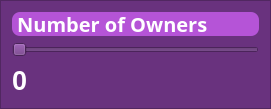
                     <widget class="QFrame" name="owner_frame">
                      <property name="minimumSize">
                       <size>
                        <width>271</width>
                        <height>109</height>
                       </size>
                      </property>
                      <property name="styleSheet">
                       <string notr="true">QFrame {
	background-color: rgb(105, 50, 126);
}</string>
                      </property>
                      <property name="frameShape">
                       <enum>QFrame::StyledPanel</enum>
                      </property>
                      <property name="frameShadow">
                       <enum>QFrame::Raised</enum>
                      </property>
                      <layout class="QVBoxLayout" name="verticalLayout_5">
                       <item>
                        <widget class="QLabel" name="owner_bar">
                         <property name="minimumSize">
                          <size>
                           <width>53</width>
                           <height>24</height>
                          </size>
                         </property>
                         <property name="maximumSize">
                          <size>
                           <width>253</width>
                           <height>24</height>
                          </size>
                         </property>
                         <property name="styleSheet">
                          <string notr="true">QLabel {
	background-color: #B554D7;
	border-radius: 8px; 
	font-size: 20px;
	font-weight: bold;
	font-family: Open Sans; 
	color:white;
} </string>
                         </property>
                         <property name="text">
                          <string> Number of Owners</string>
                         </property>
                        </widget>
                       </item>
                       <item>
                        <widget class="QSlider" name="owner_slider">
                         <property name="styleSheet">
                          <string notr="true">background-color: rgb(105, 50, 126);</string>
                         </property>
                         <property name="maximum">
                          <number>9</number>
                         </property>
                         <property name="orientation">
                          <enum>Qt::Horizontal</enum>
                         </property>
                        </widget>
                       </item>
                       <item>
                        <widget class="QLabel" name="owner_label">
                         <property name="styleSheet">
                          <string notr="true">QLabel {
	color:white;
	font-size:20pt;
	font-weight:bold;
}</string>
                         </property>
                         <property name="text">
                          <string>0</string>
                         </property>
                        </widget>
                       </item>
                      </layout>
                     </widget>
